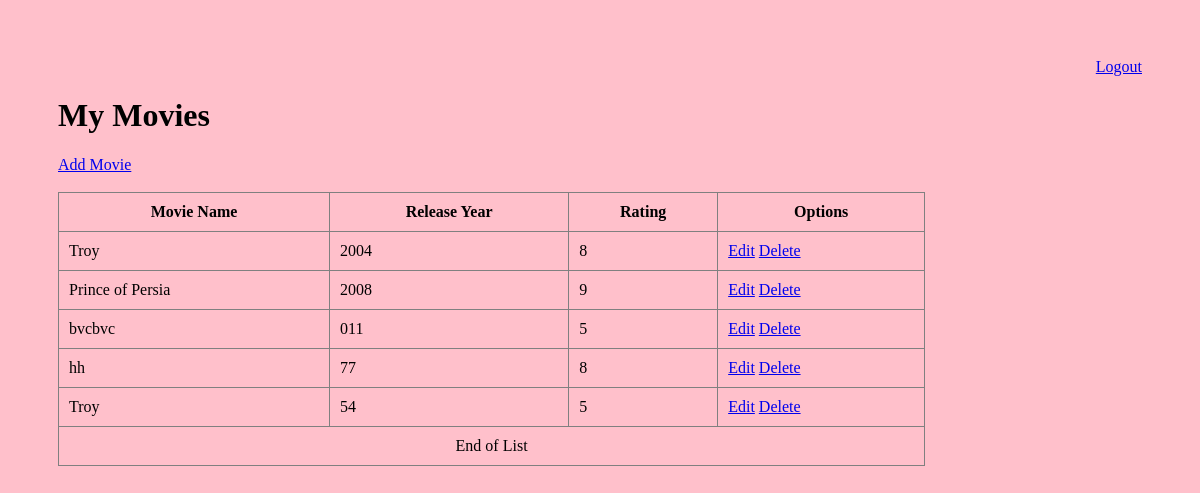
Screenshot of /user_dashboard.php (signed in) with the database file from the repository.
### tables this page shows
CREATE TABLE `movie` (
  `movie_id` int(11) NOT NULL,
  `user_id` int(11) NOT NULL,
  `movie_name` varchar(100) NOT NULL,
  `movie_year` varchar(4) NOT NULL,
  `movie_rating` int(2) NOT NULL
);

### db.php (called while the page is built, shortened)
<?php
function execute_query($query){
    $servername="localhost";
	$db_username="root";
	$db_password="";
	$dbname="movie_db";
    $connection=mysqli_connect($servername,$db_username,$db_password,$dbname);
    if($connection){
        $result=mysqli_query($connection,$query);
        return $result;
    }
}
?>

### user_dashboard.php (the view, shortened to what this page needs)
<?php
include_once 'db.php';
include_once 'login_check.php';
$user_id = $_SESSION['user_id'];
$command = "SELECT * FROM `movie` WHERE user_id = $user_id";
$my_movie_list = execute_query($command);
?>
<!DOCTYPE html>
<html>
<head>
	<link rel="stylesheet" type="text/css" href="style.css">
</head>
<body>
	<h1>My Movies</h1>
	<a href="movie_create.php">Add Movie</a>
	<br><br>
	<table border="1">
		<tr>
			<th>Movie Name</th>
			<th>Release Year</th>
			<th>Rating</th>
			<th>Options</th>
		</tr>
		<?php
			while ( $movie = mysqli_fetch_assoc($my_movie_list) ) {
				echo "
				<tr>
					<td>$movie[movie_name]</td>
					<td>$movie[movie_year]</td>
					<td>$movie[movie_rating]</td>
					<td>
						<a href='movie_update.php?id=$movie[movie_id]'>Edit</a>
						<a href='movie_delete.php?id=$movie[movie_id]'>Delete</a>
					</td>
				</tr>
				";
			}
		?>
		<tr>
			<td colspan="4" style="text-align: center;">End of List</td>
		</tr>
	</table>
</body>
</html>

### login_check.php (shortened to what this page needs)
<?php
echo '<p class="logout"><a href="logout.php" >Logout</a></p>';
?>

### style.css (style rules this page uses)
body { background: pink ; padding: 50px; }
table { border-collapse: collapse; width: 80%; }
th,td { padding: 10px; }
.logout { text-align: right; }

### rows the page displays
movie: movie_name "Troy", movie_year "2004", movie_rating "8"
movie: movie_name "Prince of Persia", movie_year "2008", movie_rating "9"
movie: movie_name "bvcbvc", movie_year "011", movie_rating "5"
movie: movie_name "hh", movie_year "77", movie_rating "8"
movie: movie_name "Troy", movie_year "54", movie_rating "5"
